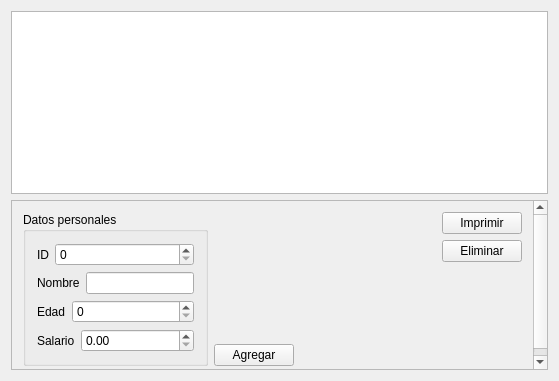
<?xml version="1.0" encoding="UTF-8"?>
<ui version="4.0">
 <class>Widget</class>
 <widget class="QWidget" name="Widget">
  <property name="geometry">
   <rect>
    <x>0</x>
    <y>0</y>
    <width>559</width>
    <height>381</height>
   </rect>
  </property>
  <property name="windowTitle">
   <string>Widget</string>
  </property>
  <layout class="QGridLayout" name="gridLayout_2">
   <item row="0" column="0">
    <widget class="QTableWidget" name="tableWidget"/>
   </item>
   <item row="1" column="0">
    <widget class="QScrollArea" name="scrollArea">
     <property name="widgetResizable">
      <bool>true</bool>
     </property>
     <widget class="QWidget" name="scrollAreaWidgetContents">
      <property name="geometry">
       <rect>
        <x>0</x>
        <y>0</y>
        <width>539</width>
        <height>163</height>
       </rect>
      </property>
      <layout class="QGridLayout" name="gridLayout">
       <item row="0" column="0">
        <widget class="QGroupBox" name="groupBox">
         <property name="title">
          <string>Datos personales</string>
         </property>
         <layout class="QVBoxLayout" name="verticalLayout">
          <item>
           <layout class="QFormLayout" name="formLayout">
            <item row="0" column="0">
             <widget class="QLabel" name="label">
              <property name="text">
               <string>ID</string>
              </property>
             </widget>
            </item>
            <item row="0" column="1">
             <widget class="QSpinBox" name="idSpinBox"/>
            </item>
           </layout>
          </item>
          <item>
           <layout class="QFormLayout" name="formLayout_2">
            <item row="0" column="0">
             <widget class="QLabel" name="label_2">
              <property name="text">
               <string>Nombre</string>
              </property>
             </widget>
            </item>
            <item row="0" column="1">
             <widget class="QLineEdit" name="nombreLineEdit"/>
            </item>
           </layout>
          </item>
          <item>
           <layout class="QFormLayout" name="formLayout_3">
            <item row="0" column="0">
             <widget class="QLabel" name="label_3">
              <property name="text">
               <string>Edad</string>
              </property>
             </widget>
            </item>
            <item row="0" column="1">
             <widget class="QSpinBox" name="edadSpinBox"/>
            </item>
           </layout>
          </item>
          <item>
           <layout class="QFormLayout" name="formLayout_4">
            <item row="0" column="0">
             <widget class="QLabel" name="label_4">
              <property name="text">
               <string>Salario</string>
              </property>
             </widget>
            </item>
            <item row="0" column="1">
             <widget class="QDoubleSpinBox" name="salarioDoubleSpinBox"/>
            </item>
           </layout>
          </item>
         </layout>
        </widget>
       </item>
       <item row="0" column="1">
        <layout class="QVBoxLayout" name="verticalLayout_2">
         <item>
          <spacer name="verticalSpacer_2">
           <property name="orientation">
            <enum>Qt::Vertical</enum>
           </property>
           <property name="sizeHint" stdset="0">
            <size>
             <width>20</width>
             <height>40</height>
            </size>
           </property>
          </spacer>
         </item>
         <item>
          <widget class="QPushButton" name="agregarButton">
           <property name="text">
            <string>Agregar</string>
           </property>
          </widget>
         </item>
        </layout>
       </item>
       <item row="0" column="2">
        <spacer name="horizontalSpacer">
         <property name="orientation">
          <enum>Qt::Horizontal</enum>
         </property>
         <property name="sizeHint" stdset="0">
          <size>
           <width>40</width>
           <height>20</height>
          </size>
         </property>
        </spacer>
       </item>
       <item row="0" column="3">
        <layout class="QVBoxLayout" name="verticalLayout_3">
         <item>
          <widget class="QPushButton" name="imprimirButton">
           <property name="text">
            <string>Imprimir</string>
           </property>
          </widget>
         </item>
         <item>
          <widget class="QPushButton" name="eliminarButton">
           <property name="text">
            <string>Eliminar</string>
           </property>
          </widget>
         </item>
         <item>
          <spacer name="verticalSpacer">
           <property name="orientation">
            <enum>Qt::Vertical</enum>
           </property>
           <property name="sizeHint" stdset="0">
            <size>
             <width>20</width>
             <height>40</height>
            </size>
           </property>
          </spacer>
         </item>
        </layout>
       </item>
      </layout>
     </widget>
    </widget>
   </item>
  </layout>
 </widget>
 <layoutdefault spacing="6" margin="11"/>
 <resources/>
 <connections/>
</ui>
